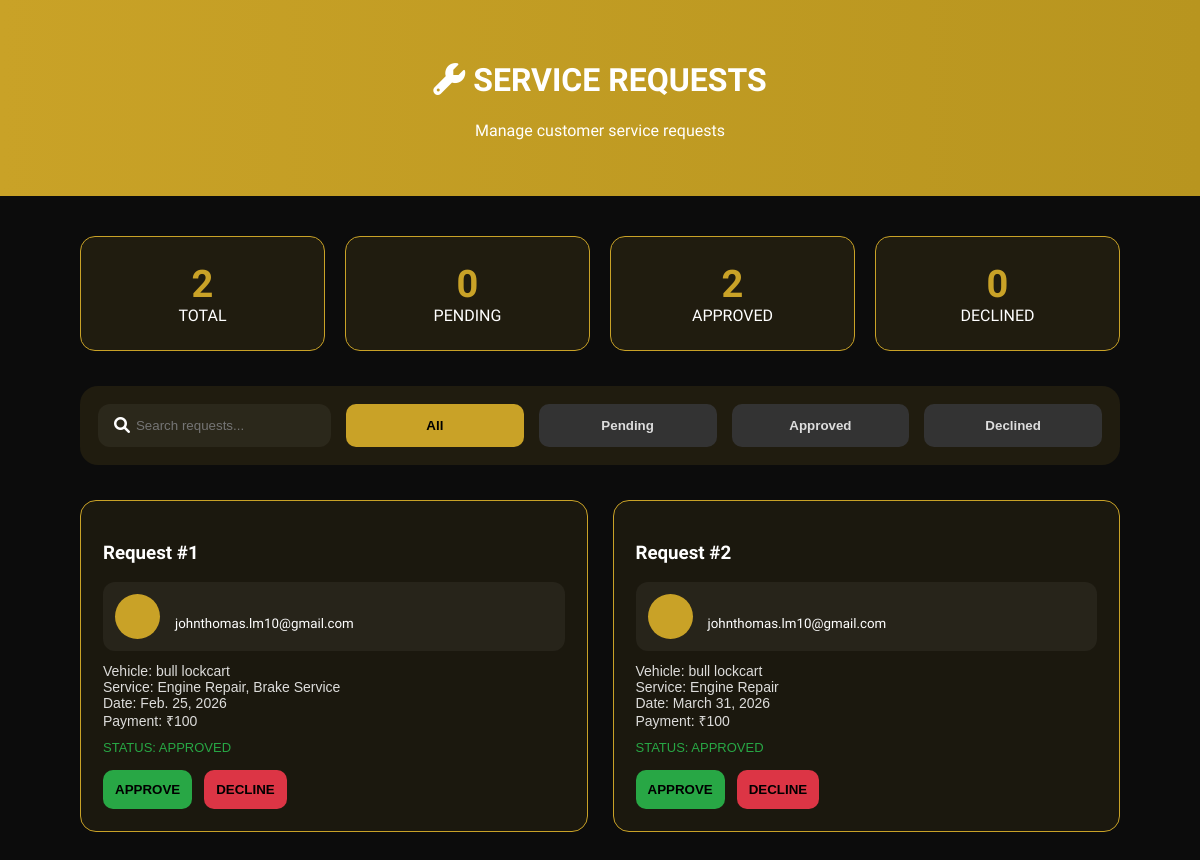
Page /servicerequestpage/ (signed in) on the committed database.
### app/models.py (models this page shows)
class Booking(models.Model):
    userd = models.ForeignKey(user, on_delete=models.CASCADE)
    workshop = models.ForeignKey(workshop, on_delete=models.CASCADE)
    vehicle = models.ForeignKey(VehicleRegistration, on_delete=models.CASCADE)
    SERVICE_CHOICES = (
        ('Oil Change', 'Oil Change'),
        ('Engine Repair', 'Engine Repair'),
        ('AC Service', 'AC Service'),
        ('Brake Service', 'Brake Service'),
        ('Battery Service', 'Battery Service'),
        ('Tire Service', 'Tire Service'),
    )
    services = MultiSelectField(choices=SERVICE_CHOICES,null=True, blank=True)
    booking_time = models.DateField()
    status = models.CharField(max_length=20, default='Pending')
    payment=models.IntegerField(null=True,blank=True)
    is_paid = models.BooleanField(default=False)

class user(models.Model):
    usernname = models.CharField(max_length=100)
    password = models.CharField(max_length=100)
    email = models.EmailField(unique=True)
    phone = models.CharField(max_length=15)
    address = models.TextField()
    profile_picture = models.ImageField(upload_to='profile_pics/', null=True, blank=True)
    gender = models.CharField(max_length=10, null=True, blank=True)  # Optional
    license = models.ImageField(upload_to='license/', null=True, blank=True)

class VehicleRegistration(models.Model):
    userd = models.ForeignKey(user, on_delete=models.CASCADE)
    vehicle_name = models.CharField(max_length=100)
    vehicle_model = models.CharField(max_length=100)
    license_plate = models.CharField(max_length=20)
    vehicle_image = models.ImageField(upload_to='vehicle_images/', null=True, blank=True)
    rc = models.FileField(upload_to='rc/', null=True, blank=True)
    insurance = models.FileField(upload_to='insurance/', null=True, blank=True)
    pollution = models.FileField(upload_to='pollution/', null=True, blank=True)

### app/views.py (the view)
# urls.py: path('servicerequestpage/', views.servicerequestpage, name='servicerequestpage'),
def servicerequestpage(request):
    email = request.session.get('email')
    cr = workshop.objects.get(email=email)
    bookings = Booking.objects.filter(workshop=cr)
    return render(request, "servicerequestpage.html", {"bookings": bookings})

### app/templates/servicerequestpage.html (shortened to what this page needs)
<!DOCTYPE html>
<html lang="en">
<head>
<link rel="stylesheet" href="https://cdnjs.cloudflare.com/ajax/libs/font-awesome/6.0.0/css/all.min.css">
</head>
<body>
<div class="header">
<h1><i class="fas fa-wrench"></i> SERVICE REQUESTS</h1>
<p>Manage customer service requests</p>
</div>
<div class="container">
<div class="stats">
<div class="stat"><h2 id="total">0</h2>TOTAL</div>
<div class="stat"><h2 id="pending">0</h2>PENDING</div>
<div class="stat"><h2 id="approved">0</h2>APPROVED</div>
<div class="stat"><h2 id="declined">0</h2>DECLINED</div>
</div>
<div class="request-search">
<div class="search-box">
<i class="fas fa-search"></i>&nbsp;
<input id="search" placeholder="Search requests...">
</div>
<button class="filter active" onclick="filterCards('all', this)">All</button>
<button class="filter" onclick="filterCards('pending', this)">Pending</button>
<button class="filter" onclick="filterCards('approved', this)">Approved</button>
<button class="filter" onclick="filterCards('declined', this)">Declined</button>
</div>
<div class="cards" id="cards">
{% for b in bookings %}
<div class="card"
     data-status="{{ b.status|lower }}"
     data-name="{{ b.userd.username|lower }}"
     data-vehicle="{{ b.vehicle.vehicle_name|lower }}"
     data-service="{{ b.services|lower }}">
    <h3>Request #{{ b.id }}</h3>
    <div class="user">
        <div class="avatar">
        </div>
        <div>
            <b>{{ b.userd.username }}</b><br>
            <small>{{ b.userd.email }}</small>
        </div>
    </div>
    <div class="details">
        Vehicle: {{ b.vehicle.vehicle_name }} <br>
        Service: {{ b.services }} <br>
        Date: {{ b.booking_time }} <br>
        Payment: ₹{{ b.payment }}
    </div>
    <div class="status {{ b.status|lower }}">
        STATUS: {{ b.status|upper }}
    </div>
    <div class="actions">
        <a href="{% url 'update_booking_status' b.id 'Approved' %}">
            <button class="approve">APPROVE</button>
        </a>
        <a href="{% url 'update_booking_status' b.id 'Declined' %}">
            <button class="decline">DECLINE</button>
        </a>
    </div>
</div>
{% empty %}
<p>No service requests found.</p>
{% endfor %}
</div>
</div>
</body>
</html>

### app/templates/servicerequestpage.html (style rules this page uses)
body { margin:0;background:#0c0c0c;color:white;font-family:'Oswald',sans-serif; }
.header { background:linear-gradient(90deg,#c9a227,#b8951f); text-align:center; padding:40px; }
.container { padding:40px 80px; }
.stats { display:grid; grid-template-columns:repeat(4,1fr); gap:20px;margin-bottom:35px; }
.stat { background:rgba(201,162,39,0.1); border:1px solid #c9a227; border-radius:15px; padding:25px; text-align:center; }
.stat h2 { color:#c9a227;margin:0;font-size:38px }
.request-search { display:flex; gap:15px; background:rgba(201,162,39,0.1); padding:18px; border-radius:18px; margin-bottom:35px; }
.search-box { flex:1; display:flex; background:rgba(255,255,255,0.05); padding:12px 16px; border-radius:12px; align-items:center; }
.search-box input { flex:1;background:transparent;border:none;color:white;outline:none; }
.filter { padding:10px 16px;border-radius:10px;border:none;background:#333;color:#ddd;cursor:pointer }
.filter.active { background:#c9a227;color:black }
.cards { display:grid; grid-template-columns:repeat(auto-fit,minmax(400px,1fr)); gap:25px; }
.card { background:rgba(201,162,39,0.08); border:1px solid #c9a227; border-radius:16px; padding:22px; }
.user { display:flex;gap:15px;margin:12px 0;background:rgba(255,255,255,0.05);padding:12px;border-radius:12px; }
.avatar { width:45px;height:45px;background:#c9a227;color:#000; display:flex;align-items:center;justify-content:center;border-radius:50%;font-weight:bold; }
.details { font-family:Arial;font-size:14px;opacity:.85 }
.actions { display:flex;gap:12px;margin-top:15px; }
button { flex:1;padding:12px;border:none;border-radius:10px;font-weight:bold;cursor:pointer; }
.approve { background:#28a745 }
.decline { background:#dc3545 }
.status { margin-top:10px; font-family:Arial; font-size:13px; }
.approved { color:#28a745 }

### rows in the picture
Booking: id "1", userd.email "johnthomas.lm10@gmail.com", vehicle.vehicle_name "bull lockcart", services "Engine Repair, Brake Service", booking_time "Feb. 25, 2026", payment "100", status "APPROVED"
Booking: id "2", userd.email "johnthomas.lm10@gmail.com", vehicle.vehicle_name "bull lockcart", services "Engine Repair", booking_time "March 31, 2026", payment "100", status "APPROVED"
